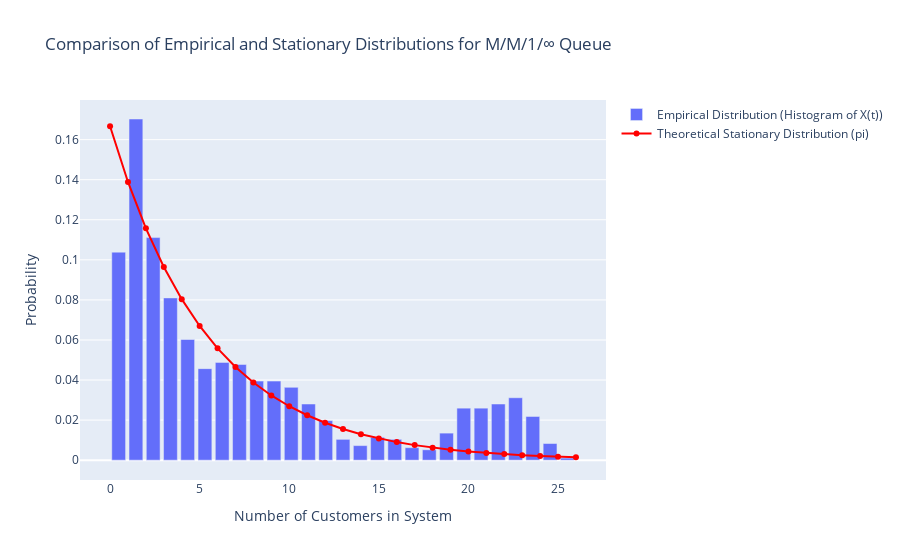

The notebook cell this image was saved under:
### Markdown cell above
2\. a) Display on the same graph the normalized histogram of $X(t)$ and it's stationary distribution $\pi$ defined by (see Proposition 2.1 in lecture 5)

\begin{equation}
    (\forall i \in \mathbb{N}), \; \pi(i) = (1 - \rho)\rho^i.
\end{equation}

What does this graph illustrate?

### Code cell
# Parameters
rho = beta / delta
max_state = int(max(X))  # Maximum state observed in the simulation

# Calculating the stationary distribution
pi = [(1 - rho) * (rho ** i) for i in range(max_state + 1)]

# Generating the normalized histogram
hist, bins = np.histogram(X, bins=max_state + 1, range=(0, max_state), density=True)
bin_centers = 0.5 * (bins[:-1] + bins[1:])

# Creating a plot with Plotly
fig = go.Figure()

# Adding histogram
fig.add_trace(go.Bar(x=bin_centers, y=hist, name='Empirical Distribution (Histogram of X(t))'))

# Adding stationary distribution
fig.add_trace(go.Scatter(x=list(range(max_state + 1)), y=pi, mode='lines+markers', 
                         name='Theoretical Stationary Distribution (pi)', line=dict(color='red')))

# Updating layout
fig.update_layout(
    title='Comparison of Empirical and Stationary Distributions for M/M/1/∞ Queue',
    xaxis_title='Number of Customers in System',
    yaxis_title='Probability',
    barmode='overlay'
)

# Display the plot
fig.show()

### Figure 1 — Plotly figure (JSON) as saved in the notebook; plotly's stock layout.template omitted (floating-point values rounded to 4 significant figures)
{"data": [{"name": "Empirical Distribution (Histogram of X(t))", "type": "bar", "x": [0.4815, 1.444, 2.407, 3.37, 4.333, 5.296, 6.259, 7.222, 8.185, 9.148, 10.11, 11.07, 12.04, 13, 13.96, 14.93, 15.89, 16.85, 17.81, 18.78, 19.74, 20.7, 21.67, 22.63, 23.59, 24.56, 25.52], "y": [0.1038, 0.1703, 0.1111, 0.081, 0.06023, 0.04569, 0.04881, 0.04777, 0.03946, 0.03946, 0.03635, 0.02804, 0.01973, 0.01038, 0.007269, 0.01142, 0.01038, 0.006231, 0.005192, 0.0135, 0.02596, 0.02596, 0.02804, 0.03115, 0.02181, 0.008308, 0.001038]}, {"line": {"color": "red"}, "mode": "lines+markers", "name": "Theoretical Stationary Distribution (pi)", "type": "scatter", "x": [0, 1, 2, 3, 4, 5, 6, 7, 8, 9, 10, 11, 12, 13, 14, 15, 16, 17, 18, 19, 20, 21, 22, 23, 24, 25, 26], "y": [0.1667, 0.1389, 0.1157, 0.09645, 0.08038, 0.06698, 0.05582, 0.04651, 0.03876, 0.0323, 0.02692, 0.02243, 0.01869, 0.01558, 0.01298, 0.01082, 0.009015, 0.007512, 0.00626, 0.005217, 0.004347, 0.003623, 0.003019, 0.002516, 0.002097, 0.001747, 0.001456]}], "layout": {"barmode": "overlay", "title": {"text": "Comparison of Empirical and Stationary Distributions for M/M/1/∞ Queue"}, "xaxis": {"title": {"text": "Number of Customers in System"}}, "yaxis": {"title": {"text": "Probability"}}}}
